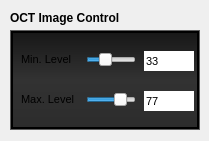
           <widget class="QFrame" name="frame_11">
            <property name="minimumSize">
             <size>
              <width>0</width>
              <height>141</height>
             </size>
            </property>
            <property name="styleSheet">
             <string notr="true">border: none;</string>
            </property>
            <property name="frameShape">
             <enum>QFrame::StyledPanel</enum>
            </property>
            <property name="frameShadow">
             <enum>QFrame::Raised</enum>
            </property>
            <widget class="QLabel" name="label_16">
             <property name="geometry">
              <rect>
               <x>10</x>
               <y>10</y>
               <width>161</width>
               <height>16</height>
              </rect>
             </property>
             <property name="font">
              <font>
               <weight>75</weight>
               <bold>true</bold>
              </font>
             </property>
             <property name="styleSheet">
              <string notr="true">border: none;</string>
             </property>
             <property name="text">
              <string>OCT Image Control</string>
             </property>
            </widget>
            <widget class="QFrame" name="frame_70">
             <property name="geometry">
              <rect>
               <x>10</x>
               <y>30</y>
               <width>190</width>
               <height>100</height>
              </rect>
             </property>
             <property name="minimumSize">
              <size>
               <width>190</width>
               <height>100</height>
              </size>
             </property>
             <property name="maximumSize">
              <size>
               <width>190</width>
               <height>100</height>
              </size>
             </property>
             <property name="styleSheet">
              <string notr="true">QFrame {
background-color: none;
border: 1px solid rgb(95, 95, 95)
}</string>
             </property>
             <property name="frameShape">
              <enum>QFrame::StyledPanel</enum>
             </property>
             <property name="frameShadow">
              <enum>QFrame::Raised</enum>
             </property>
             <widget class="QFrame" name="frame_71">
              <property name="geometry">
               <rect>
                <x>1</x>
                <y>1</y>
                <width>188</width>
                <height>98</height>
               </rect>
              </property>
              <property name="minimumSize">
               <size>
                <width>100</width>
                <height>50</height>
               </size>
              </property>
              <property name="maximumSize">
               <size>
                <width>190</width>
                <height>100</height>
               </size>
              </property>
              <property name="styleSheet">
               <string notr="true">QFrame {

background-color: qlineargradient(spread:pad, x1:0, y1:0, x2:0, y2:1, stop:0 rgba(23, 23, 23, 255), stop:0.497561 rgba(50, 50, 50, 255), stop:1 rgba(44, 44, 44, 255));
border: 2px solid black;
}</string>
              </property>
              <property name="frameShape">
               <enum>QFrame::StyledPanel</enum>
              </property>
              <property name="frameShadow">
               <enum>QFrame::Raised</enum>
              </property>
              <widget class="QSlider" name="horizontalSlider_7">
               <property name="geometry">
                <rect>
                 <x>75</x>
                 <y>19</y>
                 <width>50</width>
                 <height>20</height>
                </rect>
               </property>
               <property name="value">
                <number>33</number>
               </property>
               <property name="orientation">
                <enum>Qt::Horizontal</enum>
               </property>
              </widget>
              <widget class="QLabel" name="label_17">
               <property name="geometry">
                <rect>
                 <x>10</x>
                 <y>20</y>
                 <width>71</width>
                 <height>16</height>
                </rect>
               </property>
               <property name="font">
                <font>
                 <pointsize>8</pointsize>
                 <weight>50</weight>
                 <bold>false</bold>
                </font>
               </property>
               <property name="styleSheet">
                <string notr="true">border: none;
background:none;</string>
               </property>
               <property name="text">
                <string>Min. Level</string>
               </property>
              </widget>
              <widget class="QSpinBox" name="spinBox_48">
               <property name="geometry">
                <rect>
                 <x>133</x>
                 <y>20</y>
                 <width>50</width>
                 <height>20</height>
                </rect>
               </property>
               <property name="minimumSize">
                <size>
                 <width>50</width>
                 <height>0</height>
                </size>
               </property>
               <property name="font">
                <font>
                 <pointsize>8</pointsize>
                </font>
               </property>
               <property name="buttonSymbols">
                <enum>QAbstractSpinBox::NoButtons</enum>
               </property>
               <property name="value">
                <number>33</number>
               </property>
              </widget>
              <widget class="QLabel" name="label_18">
               <property name="geometry">
                <rect>
                 <x>10</x>
                 <y>60</y>
                 <width>71</width>
                 <height>16</height>
                </rect>
               </property>
               <property name="font">
                <font>
                 <pointsize>8</pointsize>
                 <weight>50</weight>
                 <bold>false</bold>
                </font>
               </property>
               <property name="styleSheet">
                <string notr="true">border: none;
background:none;</string>
               </property>
               <property name="text">
                <string>Max. Level</string>
               </property>
              </widget>
              <widget class="QSlider" name="horizontalSlider_8">
               <property name="geometry">
                <rect>
                 <x>75</x>
                 <y>59</y>
                 <width>50</width>
                 <height>20</height>
                </rect>
               </property>
               <property name="value">
                <number>77</number>
               </property>
               <property name="orientation">
                <enum>Qt::Horizontal</enum>
               </property>
              </widget>
              <widget class="QSpinBox" name="spinBox_49">
               <property name="geometry">
                <rect>
                 <x>133</x>
                 <y>60</y>
                 <width>50</width>
                 <height>20</height>
                </rect>
               </property>
               <property name="minimumSize">
                <size>
                 <width>50</width>
                 <height>0</height>
                </size>
               </property>
               <property name="maximumSize">
                <size>
                 <width>50</width>
                 <height>16777215</height>
                </size>
               </property>
               <property name="font">
                <font>
                 <pointsize>8</pointsize>
                </font>
               </property>
               <property name="styleSheet">
                <string notr="true"/>
               </property>
               <property name="buttonSymbols">
                <enum>QAbstractSpinBox::NoButtons</enum>
               </property>
               <property name="value">
                <number>77</number>
               </property>
              </widget>
             </widget>
            </widget>
           </widget>
